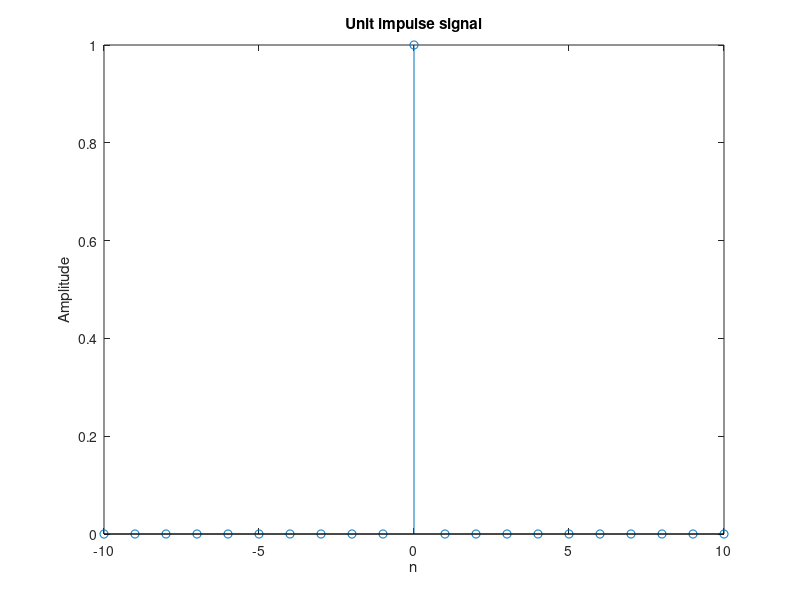

The MATLAB source for this figure:
%Unit Impulse signal ?(n)
n = -10 : 10;
Y = zeros(1,21);
Y(1,11) = 1;
stem(n,Y);
title('Unit impulse signal');
xlabel('n');
ylabel('Amplitude');
